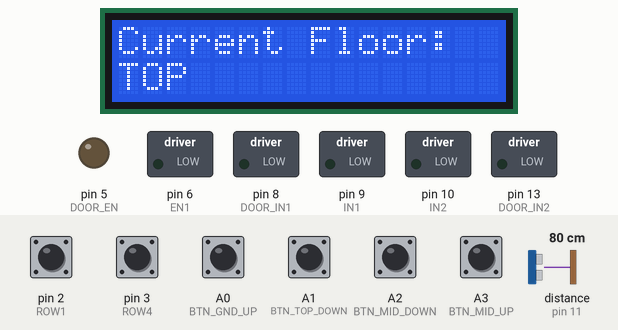
Recording of a program running on a simulated Arduino Uno, built with avr-gcc and run on an emulated ATmega328P. On the bench: 16×2 character LCD, switched loads named in the program (green lamp = pin HIGH), output pins drawn as LEDs (lit = HIGH). Wiring (inferred from the names in the program): ultrasonic range finder: trigger pin 12; echo pin 11. The inputs (shaded band) are chosen by the test bench; at power-on: A0 (BTN_GND_UP), A1 (BTN_TOP_DOWN), A2 (BTN_MID_DOWN), A3 (BTN_MID_UP), pin 2 (ROW1), pin 3 (ROW4) HIGH, distance to the obstacle (sensor on pin 11) 80 cm. The echo pulse lasts 58.3 µs per cm; pins used as bus, display or sensor lines are not drawn; what the program prints to the serial monitor is not drawn.

Above: at 1.3 s.
1.4 s: distance to the obstacle (sensor on pin 11) set to 35 cm
At 1.9 s:
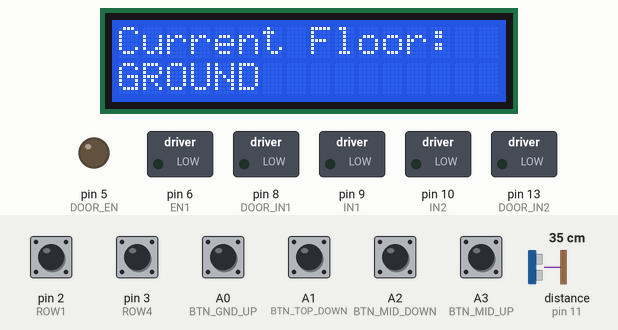
2.9 s: distance to the obstacle (sensor on pin 11) set to 18 cm
At 3.3 s:
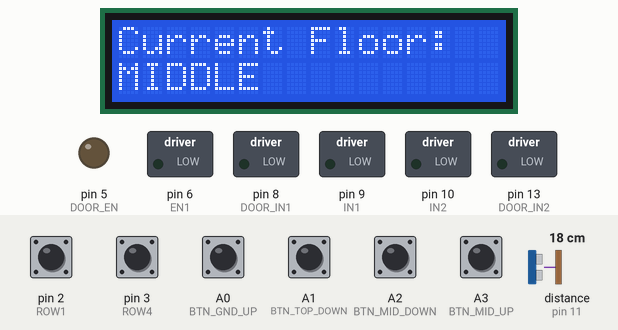
4.5 s: distance to the obstacle (sensor on pin 11) set to 120 cm
At 5.6 s:
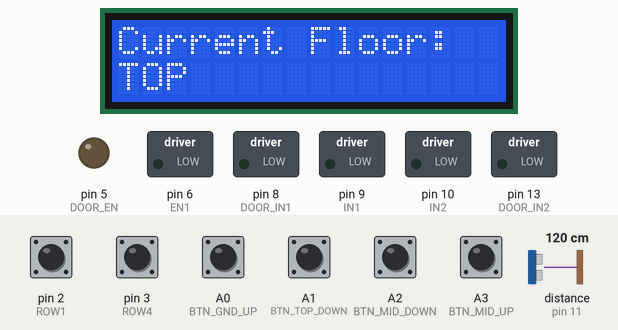
7.5 s: A3 (BTN_MID_UP) pulled LOW for 1 s
11.5 s: A3 (BTN_MID_UP) pulled LOW for 0.15 s
14.6 s: distance to the obstacle (sensor on pin 11) set to 299 cm
Timing chart, 0 to 17.6 s (numbered marks = the images above; inputs shaded):
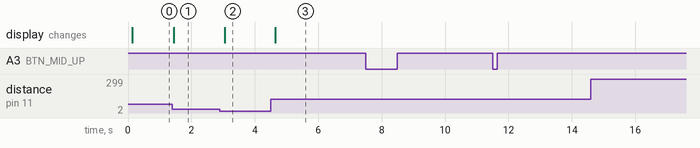

The program:

main.cpp
```cpp
#include <Arduino.h>
#include "keypad/keypadHandler.h"
#include "motor/motorControl.h"
#include "ultrasonic/ultrasonicSensor.h"
#include "buttons/buttonPins.h"
#include "motor/doorMotorControl.h"
#include "lcd/lcd.h"  // Include LCD

// Enums for floor and direction
enum Floor { GROUND = 0, MIDDLE = 1, TOP = 2 };
enum Direction { IDLE, UP, DOWN };

// Global state variables
Direction liftDirection = IDLE;
bool isMoving = false;

// Target distances for each floor (in cm)
#define DIST_GROUND 36
#define DIST_MIDDLE 16
#define DIST_TOP    0.7
#define FLOOR_TOLERANCE 4

float getTargetDistance(Floor floor) {
    switch (floor) {
        case GROUND: return DIST_GROUND;
        case MIDDLE: return DIST_MIDDLE;
        case TOP:    return DIST_TOP;
        default:     return DIST_GROUND;
    }
}

Floor getCurrentFloorFromSensor() {
    float distance = getDistance();
    if (abs(distance - DIST_GROUND) <= FLOOR_TOLERANCE) return GROUND;
    else if (abs(distance - DIST_MIDDLE) <= FLOOR_TOLERANCE) return MIDDLE;
    else return TOP;
}

const char* getFloorName(Floor floor) {
    switch (floor) {
        case GROUND: return "GROUND";
        case MIDDLE: return "MIDDLE";
        case TOP:    return "TOP";
        default:     return "UNKNOWN";
    }
}

void moveToFloor(Floor target) {
    Floor currentFloor = getCurrentFloorFromSensor();

    if (target == currentFloor) {
        Serial.println("Already on target floor.");
        return;
    }

    float targetDistance = getTargetDistance(target);
    float currentDistance = getDistance();

    // Debug info
    Serial.print("Current floor: "); Serial.println(currentFloor);
    Serial.print("Target floor: "); Serial.println(target);
    Serial.print("Current distance: "); Serial.println(currentDistance);
    Serial.print("Target distance: "); Serial.println(targetDistance);

    isMoving = true;

    if (currentDistance > targetDistance + FLOOR_TOLERANCE) {
        // We're below the target → Move UP (reduce distance)
        liftDirection = UP;
        Serial.println("Moving UP");
        moveForward(120);  // Full speed
        while (getDistance() > targetDistance + FLOOR_TOLERANCE) {
            delay(100);
        }
    } else if (currentDistance < targetDistance - FLOOR_TOLERANCE) {
        // We're above the target → Move DOWN (increase distance)
        liftDirection = DOWN;
        Serial.println("Moving DOWN");
        moveBackward(120);  // Full speed
        while (getDistance() < targetDistance - FLOOR_TOLERANCE) {
            delay(100);
        }
    }

    stopMotor();
    liftDirection = IDLE;
    isMoving = false;

    Serial.println("Arrived at desired floor.");

    delay(1000);  // Delay before opening the door

    openDoor();
    delay(2000);  // Keep door open
    closeDoor();
}

void setup() {
    Serial.begin(9600);
    keypadSetup();
    motorSetup();
    ultrasonicSetup();
    doorMotorSetup();
    lcdSetup();  // LCD initialization

    pinMode(BTN_GND_UP, INPUT_PULLUP);
    pinMode(BTN_MID_UP, INPUT_PULLUP);
    pinMode(BTN_MID_DOWN, INPUT_PULLUP);
    pinMode(BTN_TOP_DOWN, INPUT_PULLUP);

    Serial.println("Elevator system initialized.");
    displayFloor("Initializing...");
}

void loop() {
    Floor currentFloor = getCurrentFloorFromSensor();

    // Display current floor on LCD
    displayFloor(getFloorName(currentFloor));

    bool callFromGround = IS_PRESSED(BTN_GND_UP);
    bool callFromMiddleUp = IS_PRESSED(BTN_MID_UP);
    bool callFromMiddleDown = IS_PRESSED(BTN_MID_DOWN);
    bool callFromTop = IS_PRESSED(BTN_TOP_DOWN);

    Serial.print("Detected Floor: ");
    Serial.println(currentFloor);

    if (!isMoving) {
        // Handle calls from current floor
        if (callFromGround && currentFloor == GROUND) {
            moveToFloor(MIDDLE);
        } else if (callFromMiddleUp && currentFloor == MIDDLE) {
            moveToFloor(TOP);
        } else if (callFromMiddleDown && currentFloor == MIDDLE) {
            moveToFloor(GROUND);
        } else if (callFromTop && currentFloor == TOP) {
            moveToFloor(MIDDLE);
        }

        // Prioritize external calls
        else if (callFromGround) {
            moveToFloor(GROUND);
        } else if (callFromMiddleUp) {
            moveToFloor(TOP);
        } else if (callFromTop) {
            moveToFloor(MIDDLE);
        } else if (callFromMiddleDown) {
            moveToFloor(GROUND);
        }
    }

    // Handle keypad inputs
    char key = getKeypadInput();
    if (key && !isMoving) {
        Serial.print("Key pressed: ");
        Serial.println(key);
        if (key == '0') moveToFloor(GROUND);
        else if (key == '1') moveToFloor(MIDDLE);
        else if (key == '2') moveToFloor(TOP);
    }

    delay(100);
}
```

doorMotorControl.cpp
```cpp
#include "doorMotorControl.h"

// Slower speed for door motor
#define DOOR_SPEED 100              // Adjust speed as needed (0–255)
#define DOOR_MOVE_DURATION 1000    // Duration to run motor in ms

void doorMotorSetup() {
    pinMode(DOOR_IN1, OUTPUT);
    pinMode(DOOR_IN2, OUTPUT);
    pinMode(DOOR_EN, OUTPUT);
    stopDoor();
}

void openDoor() {
    Serial.println("Opening door...");
    digitalWrite(DOOR_IN1, LOW);
    digitalWrite(DOOR_IN2, HIGH);
    analogWrite(DOOR_EN, DOOR_SPEED);
    delay(DOOR_MOVE_DURATION);
    stopDoor();
}

void closeDoor() {
    Serial.println("Closing door...");
    digitalWrite(DOOR_IN1, HIGH);
    digitalWrite(DOOR_IN2, LOW);
    analogWrite(DOOR_EN, DOOR_SPEED);
    delay(DOOR_MOVE_DURATION);
    stopDoor();
}

void stopDoor() {
    analogWrite(DOOR_EN, 0);
    digitalWrite(DOOR_IN1, LOW);
    digitalWrite(DOOR_IN2, LOW);
}
```

doorMotorControl.h
```cpp
#ifndef DOOR_MOTOR_CONTROL_H
#define DOOR_MOTOR_CONTROL_H

#include <Arduino.h>

#define DOOR_EN   5
#define DOOR_IN1  8
#define DOOR_IN2  13

void doorMotorSetup();
void openDoor();
void closeDoor();
void stopDoor();

#endif
```

motorControl.cpp
```cpp
#include "motorControl.h"

void motorSetup() {
    pinMode(EN1, OUTPUT);
    pinMode(IN1, OUTPUT);
    pinMode(IN2, OUTPUT);
    stopMotor();
    Serial.println("Lift motor setup complete.");
}

void moveForward(int speed) {
    Serial.println("Motor: moveForward (UP)");
    digitalWrite(IN1, LOW);
    digitalWrite(IN2, HIGH);
    analogWrite(EN1, speed);
}

void moveBackward(int speed) {
    Serial.println("Motor: moveBackward (DOWN)");
    digitalWrite(IN1, HIGH);
    digitalWrite(IN2, LOW);
    analogWrite(EN1, speed);
}

void stopMotor() {
    digitalWrite(IN1, LOW);
    digitalWrite(IN2, LOW);
    analogWrite(EN1, 0);
    Serial.println("Motor: STOP");
}
```

motorControl.h
```cpp
#ifndef MOTORCONTROL_H
#define MOTORCONTROL_H

#include <Arduino.h>
#define EN1 6
#define IN1 9
#define IN2 10

void motorSetup();
void moveForward(int speed);
void moveBackward(int speed);
void stopMotor();

#endif
```

ultrasonicSensor.cpp
```cpp
#include "ultrasonicSensor.h"

void ultrasonicSetup() {
    pinMode(TRIG_PIN, OUTPUT);
    pinMode(ECHO_PIN, INPUT);
}

float getDistance() {
    digitalWrite(TRIG_PIN, LOW);
    delayMicroseconds(2);
    digitalWrite(TRIG_PIN, HIGH);
    delayMicroseconds(10);
    digitalWrite(TRIG_PIN, LOW);

    long duration = pulseIn(ECHO_PIN, HIGH);
    return duration * 0.034 / 2;
}
```

ultrasonicSensor.h
```cpp
#ifndef ULTRASONIC_SENSOR_H
#define ULTRASONIC_SENSOR_H

#include <Arduino.h>
#define TRIG_PIN 12
#define ECHO_PIN 11

void ultrasonicSetup();
float getDistance();

#endif
```

buttonPins.h
```cpp
#ifndef BUTTON_PINS_H
#define BUTTON_PINS_H

// External push button pin definitions
#define BTN_GND_UP     A0  // Ground floor: going up
#define BTN_MID_UP     A3  // Middle floor: going up
#define BTN_MID_DOWN   A2  // Middle floor: going down
#define BTN_TOP_DOWN   A1  // Top floor: going down

// Helper macro to simplify input logic
#define IS_PRESSED(pin) (!digitalRead(pin))

#endif  // BUTTON_PINS_H
```

keypadHandler.cpp
```cpp
#include "keypadHandler.h"
#include <Arduino.h>

#define ROW1 2
#define ROW4 3
#define COL1 4
#define COL2 7

void keypadSetup() {
    pinMode(ROW1, INPUT_PULLUP);
    pinMode(ROW4, INPUT_PULLUP);
    pinMode(COL1, OUTPUT);
    pinMode(COL2, OUTPUT);

    digitalWrite(COL1, HIGH);
    digitalWrite(COL2, HIGH);
}

char getKeypadInput() {
    char key = '\0';

    // Scan COL1
    digitalWrite(COL1, LOW);
    digitalWrite(COL2, HIGH);
    delay(5);
    if (!digitalRead(ROW1)) key = '1';
    delay(5);
    digitalWrite(COL1, HIGH);

    // Scan COL2
    digitalWrite(COL2, LOW);
    digitalWrite(COL1, HIGH);
    delay(5);
    if (!digitalRead(ROW1)) key = '2';
    if (!digitalRead(ROW4)) key = '0';
    delay(5);
    digitalWrite(COL2, HIGH);

    // Debounce: wait until key is released
    if (key != '\0') {
        while (!digitalRead(ROW1) || !digitalRead(ROW4)) {
            delay(10);
        }
    }

    return key;
}
```

keypadHandler.h
```cpp
#ifndef KEYPAD_HANDLER_H
#define KEYPAD_HANDLER_H

void keypadSetup();
char getKeypadInput();

#endif  // KEYPAD_HANDLER_H
```

lcd.cpp
```cpp
#include <Wire.h>
#include <LiquidCrystal_I2C.h>
#include "lcd.h"

// Change the I2C address (usually 0x27 or 0x3F depending on your module)
LiquidCrystal_I2C lcd(0x27, 16, 2);

void lcdSetup() {
    lcd.init();
    lcd.backlight();
    lcd.clear();
    lcd.setCursor(0, 0);
    lcd.print("Elevator Ready");
}

void displayFloor(const char* floor) {
    lcd.clear();
    lcd.setCursor(0, 0);
    lcd.print("Current Floor:");
    lcd.setCursor(0, 1);
    lcd.print(floor);
}
```

lcd.h
```cpp
#ifndef LCD_H
#define LCD_H

void lcdSetup();                       // Initializes the LCD
void displayFloor(const char* floor); // Displays the current floor

#endif
```

Measured:
- after the input at 1.4 s, the display: changes after 0.05 s (image 1)
- after the input at 2.9 s, the display: changes after 0.15 s (image 2)
- after the input at 4.5 s, the display: changes after 0.15 s (image 3)
- after the input at 7.5 s, every drawn part: stays the same
- after the input at 11.5 s, every drawn part: stays the same
- after the input at 14.6 s, every drawn part: stays the same
